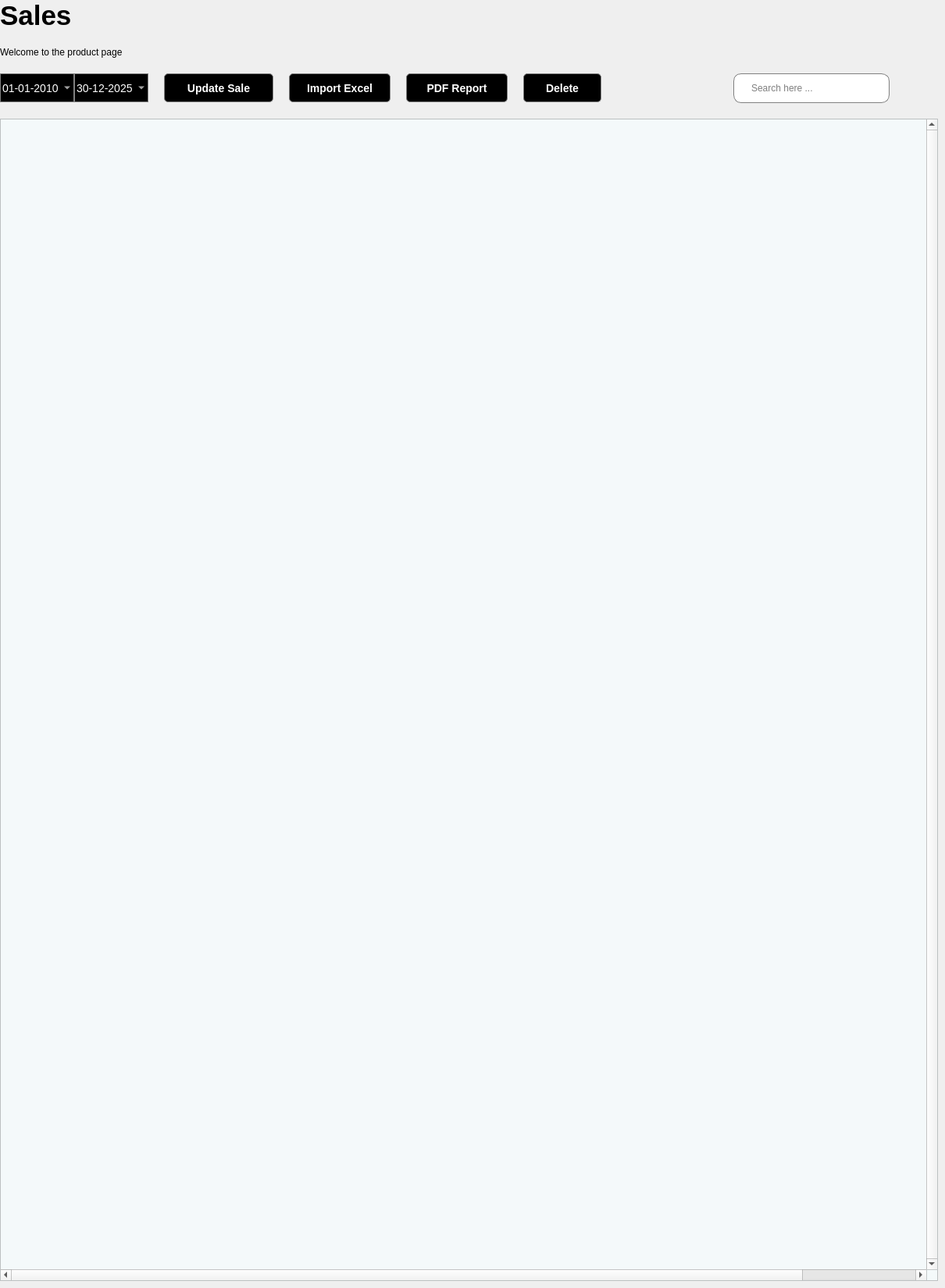
          <widget class="QWidget" name="sales_page">
           <widget class="QWidget" name="layoutWidget_2">
            <property name="geometry">
             <rect>
              <x>0</x>
              <y>0</y>
              <width>1201</width>
              <height>1641</height>
             </rect>
            </property>
            <layout class="QVBoxLayout" name="verticalLayout_8">
             <property name="spacing">
              <number>20</number>
             </property>
             <item>
              <layout class="QVBoxLayout" name="verticalLayout_9">
               <item>
                <widget class="QLabel" name="label_6">
                 <property name="font">
                  <font>
                   <pointsize>26</pointsize>
                   <weight>75</weight>
                   <bold>true</bold>
                  </font>
                 </property>
                 <property name="text">
                  <string>Sales</string>
                 </property>
                </widget>
               </item>
               <item>
                <widget class="QLabel" name="label_12">
                 <property name="text">
                  <string>Welcome to the product page</string>
                 </property>
                </widget>
               </item>
              </layout>
             </item>
             <item>
              <layout class="QHBoxLayout" name="horizontalLayout_11">
               <item>
                <layout class="QHBoxLayout" name="horizontalLayout_12">
                 <property name="spacing">
                  <number>20</number>
                 </property>
                 <item>
                  <layout class="QHBoxLayout" name="horizontalLayout">
                   <property name="spacing">
                    <number>0</number>
                   </property>
                   <item>
                    <widget class="QDateEdit" name="date_start_dateEdit">
                     <property name="font">
                      <font>
                       <pointsize>-1</pointsize>
                      </font>
                     </property>
                     <property name="styleSheet">
                      <string notr="true">QDateEdit{
	border: 1px solid gray;
	background-color: black;
	color: white;
	font-size: 14px;
	height: 35px;
}

QDateEdit:hover{
	color: rgb(0, 144, 251);
}

</string>
                     </property>
                     <property name="wrapping">
                      <bool>false</bool>
                     </property>
                     <property name="dateTime">
                      <datetime>
                       <hour>0</hour>
                       <minute>0</minute>
                       <second>0</second>
                       <year>2010</year>
                       <month>1</month>
                       <day>1</day>
                      </datetime>
                     </property>
                     <property name="minimumDate">
                      <date>
                       <year>2000</year>
                       <month>1</month>
                       <day>1</day>
                      </date>
                     </property>
                     <property name="displayFormat">
                      <string>dd-MM-yyyy</string>
                     </property>
                     <property name="calendarPopup">
                      <bool>true</bool>
                     </property>
                     <property name="date">
                      <date>
                       <year>2010</year>
                       <month>1</month>
                       <day>1</day>
                      </date>
                     </property>
                    </widget>
                   </item>
                   <item>
                    <widget class="QDateEdit" name="date_end_dateEdit">
                     <property name="font">
                      <font>
                       <pointsize>-1</pointsize>
                      </font>
                     </property>
                     <property name="styleSheet">
                      <string notr="true">QDateEdit{
	border: 1px solid gray;
	background-color: black;
	color: white;
	font-size: 14px;
	height: 35px;
}

QDateEdit:hover{
	color: rgb(0, 144, 251);
}

</string>
                     </property>
                     <property name="dateTime">
                      <datetime>
                       <hour>0</hour>
                       <minute>0</minute>
                       <second>0</second>
                       <year>2025</year>
                       <month>12</month>
                       <day>30</day>
                      </datetime>
                     </property>
                     <property name="minimumDate">
                      <date>
                       <year>2000</year>
                       <month>1</month>
                       <day>1</day>
                      </date>
                     </property>
                     <property name="displayFormat">
                      <string>dd-MM-yyyy</string>
                     </property>
                     <property name="calendarPopup">
                      <bool>true</bool>
                     </property>
                     <property name="date">
                      <date>
                       <year>2025</year>
                       <month>12</month>
                       <day>30</day>
                      </date>
                     </property>
                    </widget>
                   </item>
                  </layout>
                 </item>
                 <item>
                  <widget class="QPushButton" name="update_sale_pushButton">
                   <property name="minimumSize">
                    <size>
                     <width>140</width>
                     <height>0</height>
                    </size>
                   </property>
                   <property name="styleSheet">
                    <string notr="true">QPushButton{
	border: 1px solid gray;
	border-radius: 5px;
	background-color: black;
	color: white;
	font-size: 14px;
	font-weight: bold;
	height: 35px;
}
QPushButton:hover{
	color: rgb(0, 144, 251);
}

QPushButton:checked{
	background-color: rgb(0, 144, 251);
	color: ligthgray;
}</string>
                   </property>
                   <property name="text">
                    <string>Update Sale</string>
                   </property>
                   <property name="checkable">
                    <bool>true</bool>
                   </property>
                   <property name="autoExclusive">
                    <bool>true</bool>
                   </property>
                  </widget>
                 </item>
                 <item>
                  <widget class="QPushButton" name="sale_import_excel_pushButton">
                   <property name="minimumSize">
                    <size>
                     <width>130</width>
                     <height>0</height>
                    </size>
                   </property>
                   <property name="font">
                    <font>
                     <pointsize>-1</pointsize>
                     <weight>75</weight>
                     <bold>true</bold>
                    </font>
                   </property>
                   <property name="styleSheet">
                    <string notr="true">QPushButton{
	border: 1px solid gray;
	border-radius: 5px;
	background-color: black;
	color: white;
	font-size: 14px;
	font-weight: bold;
	height: 35px;
}
QPushButton:hover{
	color: rgb(0, 144, 251);
}

QPushButton:checked{
	background-color: rgb(0, 144, 251);
	color: ligthgray;
}</string>
                   </property>
                   <property name="text">
                    <string>Import Excel</string>
                   </property>
                   <property name="icon">
                    <iconset>
                     <normaloff>../assets/icon/excel.png</normaloff>../assets/icon/excel.png</iconset>
                   </property>
                   <property name="checkable">
                    <bool>true</bool>
                   </property>
                   <property name="autoExclusive">
                    <bool>true</bool>
                   </property>
                  </widget>
                 </item>
                 <item>
                  <widget class="QPushButton" name="pdf_report_pushButton">
                   <property name="minimumSize">
                    <size>
                     <width>130</width>
                     <height>0</height>
                    </size>
                   </property>
                   <property name="styleSheet">
                    <string notr="true">QPushButton{
	border: 1px solid gray;
	border-radius: 5px;
	background-color: black;
	color: white;
	font-size: 14px;
	font-weight: bold;
	height: 35px;
}

QPushButton:hover{
	color: rgb(0, 144, 251);
}

QPushButton:checked{
	background-color: rgb(0, 144, 251);
	color: ligthgray;
}</string>
                   </property>
                   <property name="text">
                    <string>PDF Report</string>
                   </property>
                   <property name="icon">
                    <iconset>
                     <normaloff>../assets/icon/pdf (1).png</normaloff>../assets/icon/pdf (1).png</iconset>
                   </property>
                   <property name="checkable">
                    <bool>true</bool>
                   </property>
                   <property name="autoExclusive">
                    <bool>true</bool>
                   </property>
                  </widget>
                 </item>
                 <item>
                  <widget class="QPushButton" name="delete_sale_pushButton">
                   <property name="minimumSize">
                    <size>
                     <width>100</width>
                     <height>0</height>
                    </size>
                   </property>
                   <property name="styleSheet">
                    <string notr="true">QPushButton{
	border: 1px solid gray;
	border-radius: 5px;
	background-color: black;
	color: white;
	font-size: 14px;
	font-weight: bold;
	height: 35px;
}
QPushButton:hover{
	color: rgb(0, 144, 251);
}

QPushButton:checked{
	background-color: rgb(0, 144, 251);
	color: ligthgray;
}</string>
                   </property>
                   <property name="text">
                    <string>Delete</string>
                   </property>
                   <property name="checkable">
                    <bool>true</bool>
                   </property>
                   <property name="autoExclusive">
                    <bool>true</bool>
                   </property>
                  </widget>
                 </item>
                 <item>
                  <widget class="QPushButton" name="reload_pushButton_2">
                   <property name="minimumSize">
                    <size>
                     <width>0</width>
                     <height>0</height>
                    </size>
                   </property>
                   <property name="styleSheet">
                    <string notr="true">QPushButton{
	border: none;
}

</string>
                   </property>
                   <property name="text">
                    <string/>
                   </property>
                   <property name="icon">
                    <iconset>
                     <normaloff>../assets/icon/refresh.png</normaloff>../assets/icon/refresh.png</iconset>
                   </property>
                   <property name="iconSize">
                    <size>
                     <width>35</width>
                     <height>35</height>
                    </size>
                   </property>
                   <property name="checkable">
                    <bool>true</bool>
                   </property>
                   <property name="autoExclusive">
                    <bool>false</bool>
                   </property>
                  </widget>
                 </item>
                </layout>
               </item>
               <item>
                <spacer name="horizontalSpacer_4">
                 <property name="orientation">
                  <enum>Qt::Horizontal</enum>
                 </property>
                 <property name="sizeHint" stdset="0">
                  <size>
                   <width>40</width>
                   <height>20</height>
                  </size>
                 </property>
                </spacer>
               </item>
               <item>
                <layout class="QHBoxLayout" name="horizontalLayout_13">
                 <property name="rightMargin">
                  <number>10</number>
                 </property>
                 <item>
                  <widget class="QLineEdit" name="search_sale_lineEdit">
                   <property name="minimumSize">
                    <size>
                     <width>200</width>
                     <height>38</height>
                    </size>
                   </property>
                   <property name="styleSheet">
                    <string notr="true">QLineEdit{
	padding-left: 20px;
	border: 1px solid gray;
	border-radius: 10px;
}</string>
                   </property>
                   <property name="placeholderText">
                    <string>Search here ...</string>
                   </property>
                  </widget>
                 </item>
                 <item>
                  <widget class="QPushButton" name="search_sale_pushButton">
                   <property name="styleSheet">
                    <string notr="true">QPushButton{
	border: none;
}</string>
                   </property>
                   <property name="text">
                    <string/>
                   </property>
                   <property name="icon">
                    <iconset>
                     <normaloff>../assets/icon/search_10023926.png</normaloff>../assets/icon/search_10023926.png</iconset>
                   </property>
                   <property name="iconSize">
                    <size>
                     <width>30</width>
                     <height>30</height>
                    </size>
                   </property>
                   <property name="checkable">
                    <bool>true</bool>
                   </property>
                  </widget>
                 </item>
                </layout>
               </item>
              </layout>
             </item>
             <item>
              <widget class="QTableWidget" name="sales_table">
               <property name="minimumSize">
                <size>
                 <width>1190</width>
                 <height>800</height>
                </size>
               </property>
               <property name="styleSheet">
                <string notr="true">QHeaderView::section{
	font-weight: bold;
	background-color: black;
	color: white;
	height: 40px;
	font-size: 14px;
}

QTableWidget{
	alternate-background-color: #B0EDFD;
	background-color:#F4F9FA;
	color:black;
}

</string>
               </property>
               <property name="verticalScrollBarPolicy">
                <enum>Qt::ScrollBarAlwaysOn</enum>
               </property>
               <property name="horizontalScrollBarPolicy">
                <enum>Qt::ScrollBarAlwaysOn</enum>
               </property>
               <property name="alternatingRowColors">
                <bool>true</bool>
               </property>
               <property name="showGrid">
                <bool>true</bool>
               </property>
               <property name="gridStyle">
                <enum>Qt::DashLine</enum>
               </property>
               <property name="sortingEnabled">
                <bool>true</bool>
               </property>
               <property name="wordWrap">
                <bool>true</bool>
               </property>
               <attribute name="horizontalHeaderVisible">
                <bool>false</bool>
               </attribute>
               <attribute name="horizontalHeaderCascadingSectionResizes">
                <bool>true</bool>
               </attribute>
               <attribute name="horizontalHeaderDefaultSectionSize">
                <number>150</number>
               </attribute>
               <attribute name="horizontalHeaderHighlightSections">
                <bool>true</bool>
               </attribute>
               <attribute name="horizontalHeaderStretchLastSection">
                <bool>false</bool>
               </attribute>
               <attribute name="verticalHeaderVisible">
                <bool>false</bool>
               </attribute>
               <column>
                <property name="text">
                 <string>ID</string>
                </property>
               </column>
               <column>
                <property name="text">
                 <string>Date</string>
                </property>
               </column>
               <column>
                <property name="text">
                 <string>Total Amount</string>
                </property>
               </column>
               <column>
                <property name="text">
                 <string>Cashier ID</string>
                </property>
               </column>
               <column>
                <property name="text">
                 <string>Cashier Name</string>
                </property>
               </column>
               <column>
                <property name="text">
                 <string>Payment Method</string>
                </property>
               </column>
               <column>
                <property name="text">
                 <string>Status</string>
                </property>
               </column>
               <column>
                <property name="text">
                 <string>Date Edited</string>
                </property>
               </column>
              </widget>
             </item>
            </layout>
           </widget>
          </widget>
